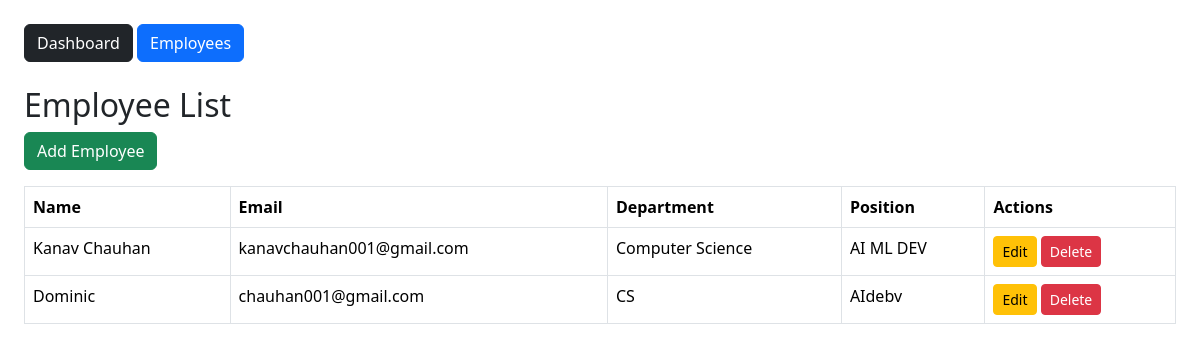
/employees/, run on an earlier commit of the app's database.
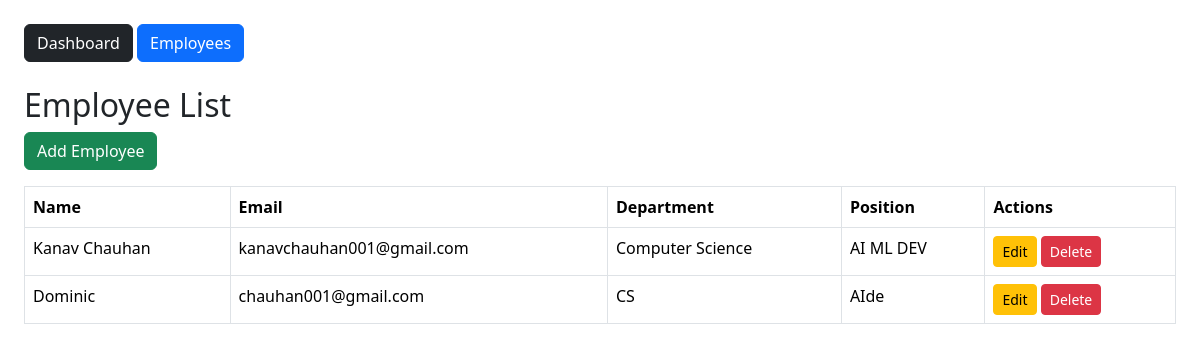
And on a later commit of the database.
### employees/models.py (models this page shows, shortened)
class Employee(models.Model):
    name = models.CharField(max_length=100)
    email = models.EmailField()
    department = models.CharField(max_length=100)
    position = models.CharField(max_length=100)

### employees/views.py (the view)
# urls.py: path('employees/', views.employee_list, name='employee_list'),
def employee_list(request):
    employees = Employee.objects.all()
    return render(request, 'employees/employee_list.html', {'employees': employees})

### employees/templates/employees/employee_list.html
{% extends 'employees/base.html' %}
{% block content %}
<h2>Employee List</h2>
<a href="/employees/add/" class="btn btn-success mb-3">Add Employee</a>
<table class="table table-bordered">
  <tr>
    <th>Name</th><th>Email</th><th>Department</th><th>Position</th><th>Actions</th>
  </tr>
  {% for emp in employees %}
  <tr>
    <td>{{ emp.name }}</td>
    <td>{{ emp.email }}</td>
    <td>{{ emp.department }}</td>
    <td>{{ emp.position }}</td>
    <td>
      <a href="/employees/{{ emp.id }}/edit/" class="btn btn-sm btn-warning">Edit</a>
      <a href="/employees/{{ emp.id }}/delete/" class="btn btn-sm btn-danger">Delete</a>
    </td>
  </tr>
  {% empty %}
  <tr><td colspan="5">No employees found.</td></tr>
  {% endfor %}
</table>
{% endblock %}

What changed in the data, as far as the page shows it:
changed Employee "Dominic": position "AIdebv" → "AIde"
